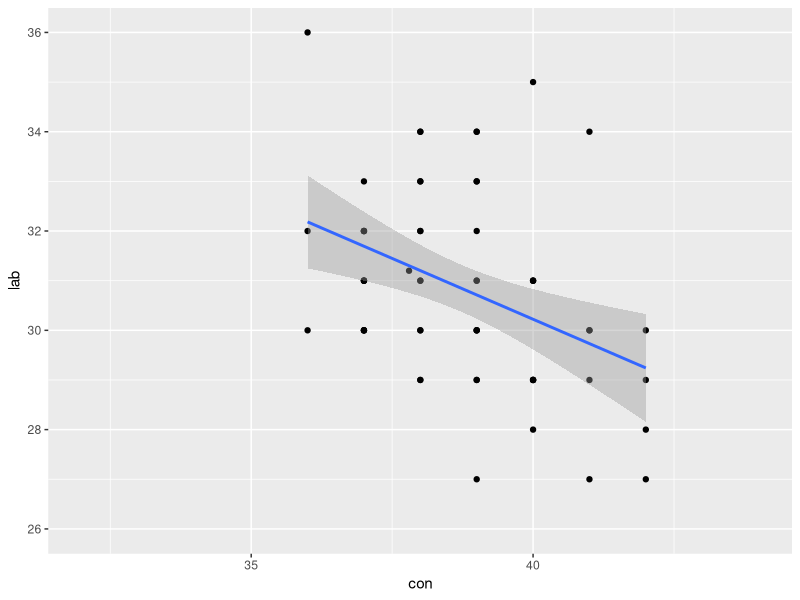
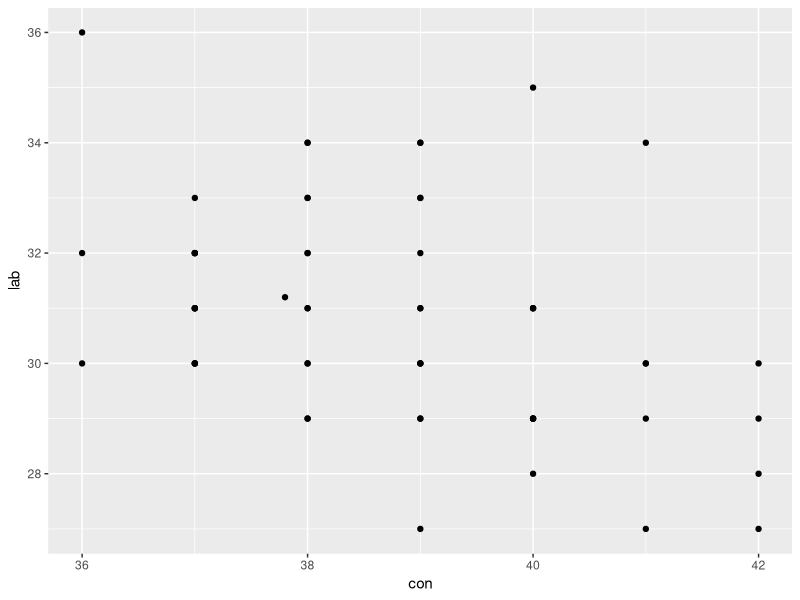

Here is the R script that generated these plots, in order:
library(ggplot2)

polls_df <- read.csv("polls.csv")

labour <- polls_df$lab
tory <- polls_df$con

linear_model <- lm(labour ~ tory)
print(linear_model)

pollster_factors = factor(polls_df$pollster)
print(pollster_factors)

#plot(tory, labour)
#abline(linear_model)

#cor.test(tory, labour)

# In ggplot2
plot_linear_model <- geom_abline(intercept = 50, slope=-0.5)
plot_linear_model <- geom_smooth(method = "lm")

plot_xlims <- xlim(32, 44)
plot_ylims <- ylim(26, 36)

plot_points <- ggplot(polls_df, aes(con, lab)) + geom_point()
p <- plot_points + plot_linear_model + plot_ylims + plot_xlims
